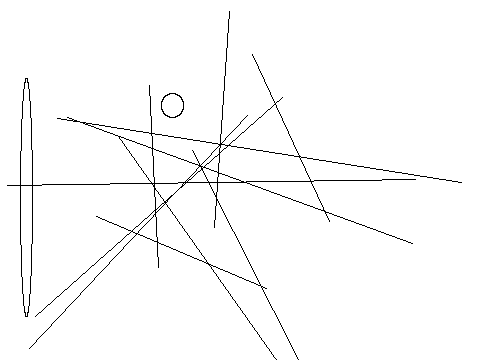

Generate this figure with Python:
from PIL import Image, ImageDraw
image1 = Image.new('RGB', (480, 360), '#ffffff')
draw = ImageDraw.Draw(image1)
c=[161,93,183,117]
draw.ellipse(c,'#ffffff','#000000')
c=[20,78,32,316]
draw.ellipse(c,'#ffffff','#000000')
c=[146,368,311,312]
draw.ellipse(c,'#ffffff','#000000')
c=[127,407,311,311]
draw.ellipse(c,'#ffffff','#000000')
c=[428,346,32,252]
draw.ellipse(c,'#ffffff','#000000')
c=[449,150,113,67]
draw.ellipse(c,'#ffffff','#000000')
c=[382,276,336,135]
draw.ellipse(c,'#ffffff','#000000')
c=[321,102,139,334]
draw.ellipse(c,'#ffffff','#000000')
c=[98,394,296,121]
draw.ellipse(c,'#ffffff','#000000')
c=[109,91,117,2]
draw.ellipse(c,'#ffffff','#000000')
c=[307,225,324,66]
draw.ellipse(c,'#ffffff','#000000')
c=[434,212,143,90]
draw.ellipse(c,'#ffffff','#000000')
c=[248,162,108,272]
draw.ellipse(c,'#ffffff','#000000')
c=[274,287,360,209]
draw.ellipse(c,'#ffffff','#000000')
l=[306,402,118,136]
draw.line(l,'#000000')
l=[214,227,229,11]
draw.line(l,'#000000')
l=[96,216,266,288]
draw.line(l,'#000000')
l=[329,221,252,54]
draw.line(l,'#000000')
l=[158,267,149,85]
draw.line(l,'#000000')
l=[29,348,247,115]
draw.line(l,'#000000')
l=[314,391,192,150]
draw.line(l,'#000000')
l=[412,243,67,117]
draw.line(l,'#000000')
l=[35,316,282,97]
draw.line(l,'#000000')
l=[461,182,57,118]
draw.line(l,'#000000')
l=[415,179,7,185]
draw.line(l,'#000000')
image1.save('Artist45.png')